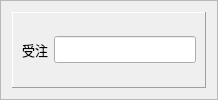
     <widget class="QFrame" name="frame_33">
      <property name="frameShape">
       <enum>QFrame::StyledPanel</enum>
      </property>
      <property name="frameShadow">
       <enum>QFrame::Raised</enum>
      </property>
      <layout class="QGridLayout" name="gridLayout_45">
       <item row="0" column="0">
        <widget class="QFrame" name="frame_19">
         <property name="frameShape">
          <enum>QFrame::Panel</enum>
         </property>
         <property name="frameShadow">
          <enum>QFrame::Raised</enum>
         </property>
         <layout class="QGridLayout" name="gridLayout_10">
          <item row="0" column="1">
           <widget class="QLineEdit" name="order_number">
            <property name="font">
             <font>
              <pointsize>12</pointsize>
             </font>
            </property>
            <property name="text">
             <string/>
            </property>
            <property name="alignment">
             <set>Qt::AlignLeading|Qt::AlignLeft|Qt::AlignVCenter</set>
            </property>
            <property name="placeholderText">
             <string/>
            </property>
           </widget>
          </item>
          <item row="0" column="0">
           <widget class="QLabel" name="label_79">
            <property name="font">
             <font>
              <pointsize>10</pointsize>
              <weight>50</weight>
              <italic>false</italic>
              <bold>false</bold>
             </font>
            </property>
            <property name="text">
             <string>受注</string>
            </property>
           </widget>
          </item>
         </layout>
        </widget>
       </item>
      </layout>
     </widget>
